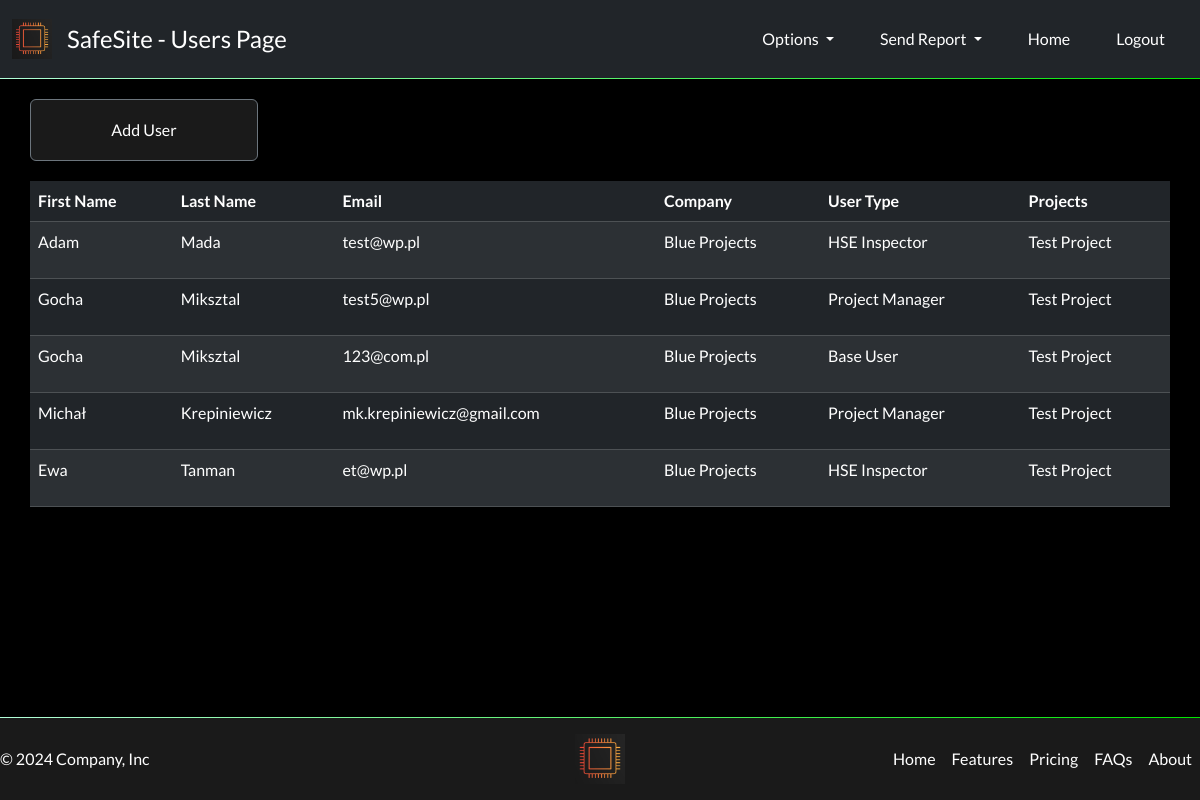
The page /users_page (signed in) on the database its author committed.
### webapp/models.py (models this page shows, shortened)
class CustomUser(AbstractUser):
    email = models.EmailField(_('email address'), unique=True)
    user_type = models.CharField(max_length=20, choices=(("base_user", "Base User"),
                                                         ("hse_inspector", "HSE Inspector"),
                                                         ("project_manager", "Project Manager")))
    user_projects = models.ManyToManyField(Project)
    user_company = models.CharField(max_length=50)

class Project(models.Model):
    name = models.CharField(max_length=30, unique=True)
    company = models.ForeignKey(CustomerCompany, on_delete=models.CASCADE)

### webapp/views.py (the view)
# urls.py: path("users_page", views.UsersPage.as_view(), name="users_page")
class UsersPage(LoginRequiredMixin, View):
    def dispatch(self, request, *args, **kwargs):
        if not request.user.is_authenticated:
            return self.handle_no_permission()
        if request.user.user_type not in ['hse_inspector', 'project_manager']:
            return redirect(reverse('intro_page'))
        return super().dispatch(request, *args, **kwargs)
    def get(self, request):
        projects_data = Project.objects.filter(customuser=request.user)
        print(projects_data[0].name)
        users = CustomUser.objects.filter(user_projects__in=projects_data).distinct().prefetch_related('user_projects')
        print(users[0].user_type)
        return render(request, "webapp/users_page.html", {
            "title": "- Users Page",
            "year": get_year(),
            "users": users,
        })

### webapp/views.py (called while the page is built)
def get_year():
    return datetime.datetime.today().year

### webapp/templates/webapp/users_page.html (shortened to what this page needs)
{% extends 'base.html' %}
{% load static %}
{% block css_files %}
    <link rel="stylesheet" href="{% static 'webapp/users_page/css/users_page.css' %}">
{% endblock %}
{% block content %}
{% include 'header.html' %}{% with title="Users Page" %}{% endwith %}
<div class="container">
    <div class="row">
        <a class="btn btn-secondary add-user-button" role="button" href="{% url 'add_user_page' %}">Add User</a>
        <table class="table table-dark table-striped">
            <thead>
                <tr>
                    <th scope="col">First Name</th>
                    <th scope="col">Last Name</th>
                    <th scope="col">Email</th>
                    <th scope="col">Company</th>
                    <th scope="col">User Type</th>{{ if }}
                    <th scope="col">Projects</th>
                </tr>
            </thead>
            <tbody>
            {% for user in users %}
                <tr>
                    <td>{{ user.first_name }}</td>
                    <td>{{ user.last_name }}</td>
                    <td>{{ user.email }}</td>
                    <td>{{ user.user_company }}</td>
                    <td>
                        {% if user.user_type == "base_user" %}
                            Base User
                        {% elif user.user_type == "hse_inspector" %}
                            HSE Inspector
                        {% else %}
                            Project Manager
                        {% endif %}
                    </td>
                    <td>
                        <ul>
                            {% for project in user.user_projects.all %}
                            <li class="table-projects">{{ project.name }}</li>
                            {% endfor %}
                        </ul>
                    </td>
                </tr>
            {% endfor %}
            </tbody>
        </table>
    </div>
</div>
{% include 'footer.html' %}{% with year=year %}{% endwith %}
{% endblock %}

### templates/base.html (shortened to what this page needs)
<!doctype html>
{% load static %}
<html lang="en">
<head>
    <link href="https://cdn.jsdelivr.net/npm/bootstrap@5.3.3/dist/css/bootstrap.min.css" rel="stylesheet">
    <link rel="stylesheet" href="{% static 'general.css' %}">
    <link rel="stylesheet" href="{% static 'header/header.css' %}">
    <link rel="stylesheet" href="{% static 'footer/footer.css' %}">
    {% block css_files%}{% endblock %}
</head>
<body class="d-flex flex-column min-vh-100">
    {% block content %}{% endblock %}
</body>
</html>

### templates/header.html (shortened to what this page needs)
{% load static %}
<nav class="navbar navbar-expand-lg navbar-dark bg-dark sticky-top navigation-bar">
    <div class="container-fluid">
        <img src="{% static 'general_images/SafeSite.PNG' %}" alt="Bootstrap" width="40px" height="40px">
        <a class="navbar-brand navbar-buttons navbar-title mr-2" href="{% url 'intro_page' %}">SafeSite {{ title }}</a>
        <div class="collapse navbar-collapse ms-auto" id="navbarNavDropdown">
            <ul class="navbar-nav ms-auto">
                {% if user.is_authenticated and user.user_type == "hse_inspector" or user.user_type == "project_manager" %}
                    <li class="nav-item dropdown">
                        <a class="nav-link dropdown-toggle navbar-buttons" role="button" data-bs-toggle="dropdown" aria-expanded="false">
                            Options
                        </a>
                    </li>
                {% endif %}
                {% if user.is_authenticated %}
                    <li class="nav-item dropdown">
                        <a class="nav-link dropdown-toggle navbar-buttons" role="button" data-bs-toggle="dropdown" aria-expanded="false">
                            Send Report
                        </a>
                    </li>
                {% endif %}
                <li class="nav-item">
                  <a class="nav-link navbar-buttons" aria-current="page" href="{% url 'intro_page' %}">Home</a>
                </li>
                {% if user.is_authenticated %}
                    <li class="nav-item">
                      <a class="nav-link navbar-buttons" href="{% url 'logout_page' %}">Logout</a>
                    </li>
                {% endif %}
            </ul>
        </div>
    </div>
</nav>

### templates/footer.html
{% load static %}
<footer class="d-flex flex-wrap justify-content-between align-items-center py-3 border-top footer-bar mt-auto">
    <p class="col-md-4 mb-0 footer-buttons">© {{ year }} Company, Inc</p>
    <img src="{% static 'general_images/SafeSite.PNG' %}" alt="Bootstrap" width=50px" height="50px">
    <ul class="nav col-md-4 justify-content-end">
        <li class="nav-item"><a href="#" class="nav-link px-2 footer-buttons">Home</a></li>
        <li class="nav-item"><a href="#" class="nav-link px-2 footer-buttons">Features</a></li>
        <li class="nav-item"><a href="#" class="nav-link px-2 footer-buttons">Pricing</a></li>
        <li class="nav-item"><a href="#" class="nav-link px-2 footer-buttons">FAQs</a></li>
        <li class="nav-item"><a href="#" class="nav-link px-2 footer-buttons">About</a></li>
    </ul>
</footer>

### static/general.css (style rules this page uses)
body { font-family: "Lato", sans-serif; font-style: normal; background-color: black; color: white; margin: 0; }

### static/header/header.css (style rules this page uses)
.navigation-bar { border-bottom: 1px solid; border-image-slice: 1; border-image-source: linear-gradient(to right, #b3ffda, #00e600); border-width: 1px; }
.navbar-buttons { color: white; margin: 8px 15px; }
.navbar-title { font-size: 1.5em; }

### static/footer/footer.css (style rules this page uses)
.footer-buttons { color: white; }
.footer-bar { background-color: #1a1a1a; border-top: 1px solid; border-image-slice: 1; border-image-source: linear-gradient(to right, #b3ffda, #00e600); border-width: 1px; }

### webapp/static/webapp/users_page/css/users_page.css (style rules this page uses)
ul { padding-left: 0px; }
.add-user-button { width: 20%; height: auto; background-color: #1a1a1a; padding: 18px; margin: 20px 0px; }
.table-projects { list-style-type: none; margin: 0; padding: 0; }

### rows shown on the page
CustomUser: first_name "Adam", last_name "Mada", email "test@wp.pl", user_company "Blue Projects", user_type "HSE Inspector"
Project: name "Test Project"
CustomUser: first_name "Gocha", last_name "Miksztal", email "test5@wp.pl", user_company "Blue Projects", user_type "Project Manager"
CustomUser: first_name "Gocha", last_name "Miksztal", email "123@com.pl", user_company "Blue Projects", user_type "Base User"
CustomUser: first_name "Michał", last_name "Krepiniewicz", email "mk.krepiniewicz@gmail.com", user_company "Blue Projects", user_type "Project Manager"
CustomUser: first_name "Ewa", last_name "Tanman", email "et@wp.pl", user_company "Blue Projects", user_type "HSE Inspector"

### other values the page prints
{{ title }} "- Users Page"
{{ year }} "2024"
